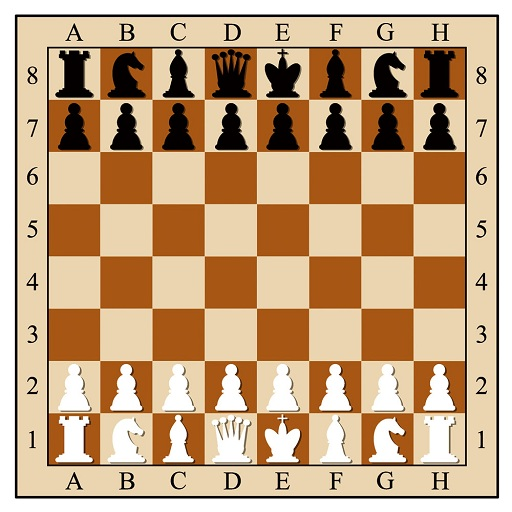
#> input picture feature extraction/Harris/chess.jpg, 512 x 512 px
$ python Harris.py
#> lines starting #> are read from the running program, lines starting #| are printed output that depends on the picture; after the words box and inside, x2 and y2 are one past the last pixel; in counts of white or black regions, pixels touching at a corner belong together
# -*-coding:utf-8-*-
# __Author__=Youzhi Gu
# Learn Python at Zhejiang University


import cv2
import numpy as np

img = cv2.imread('chess.jpg')
#> img is the input picture: shape (512, 512, 3); mean B, G, R 129.5, 164.3, 196.5
gray = cv2.cvtColor(img,cv2.COLOR_BGR2GRAY)
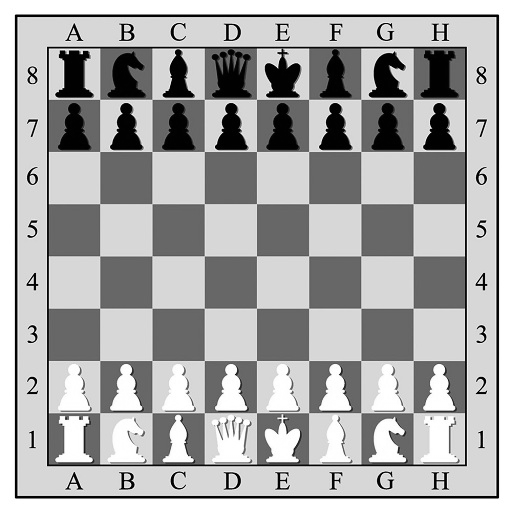
#> gray: shape (512, 512); min 0, max 255, mean 169.9
gray = np.float32(gray)
dst = cv2.cornerHarris(gray,2,23,0.04)
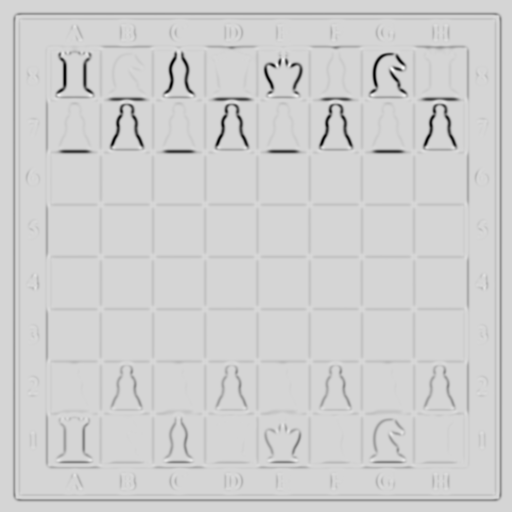
#> dst: shape (512, 512) float32; min -1.25e+30, max 2.43e+29, mean -3.18e+28; drawn with min black and max white
img[dst > 0.03 * dst.max()] = [0,0,255]
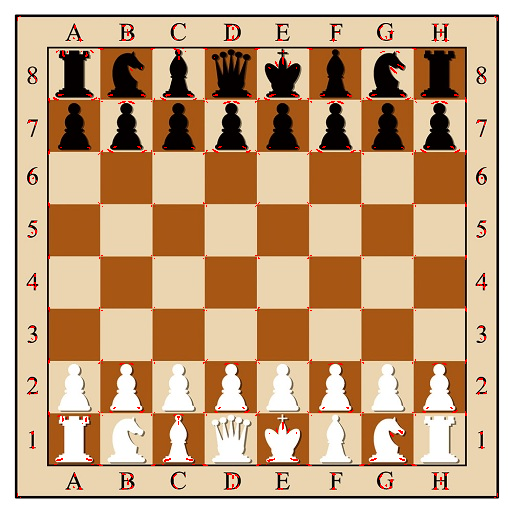
#> img: shape (512, 512, 3); 0.92% of pixels changed, all inside (x1, y1, x2, y2) = (17, 16, 498, 498)
while(True):
    cv2.imshow('corners',img)
    if cv2.waitKey(int(1000/12)) & 0xff == ord('q'):
#> (key q is pressed here)
        break
cv2.destroyAllWindows()
